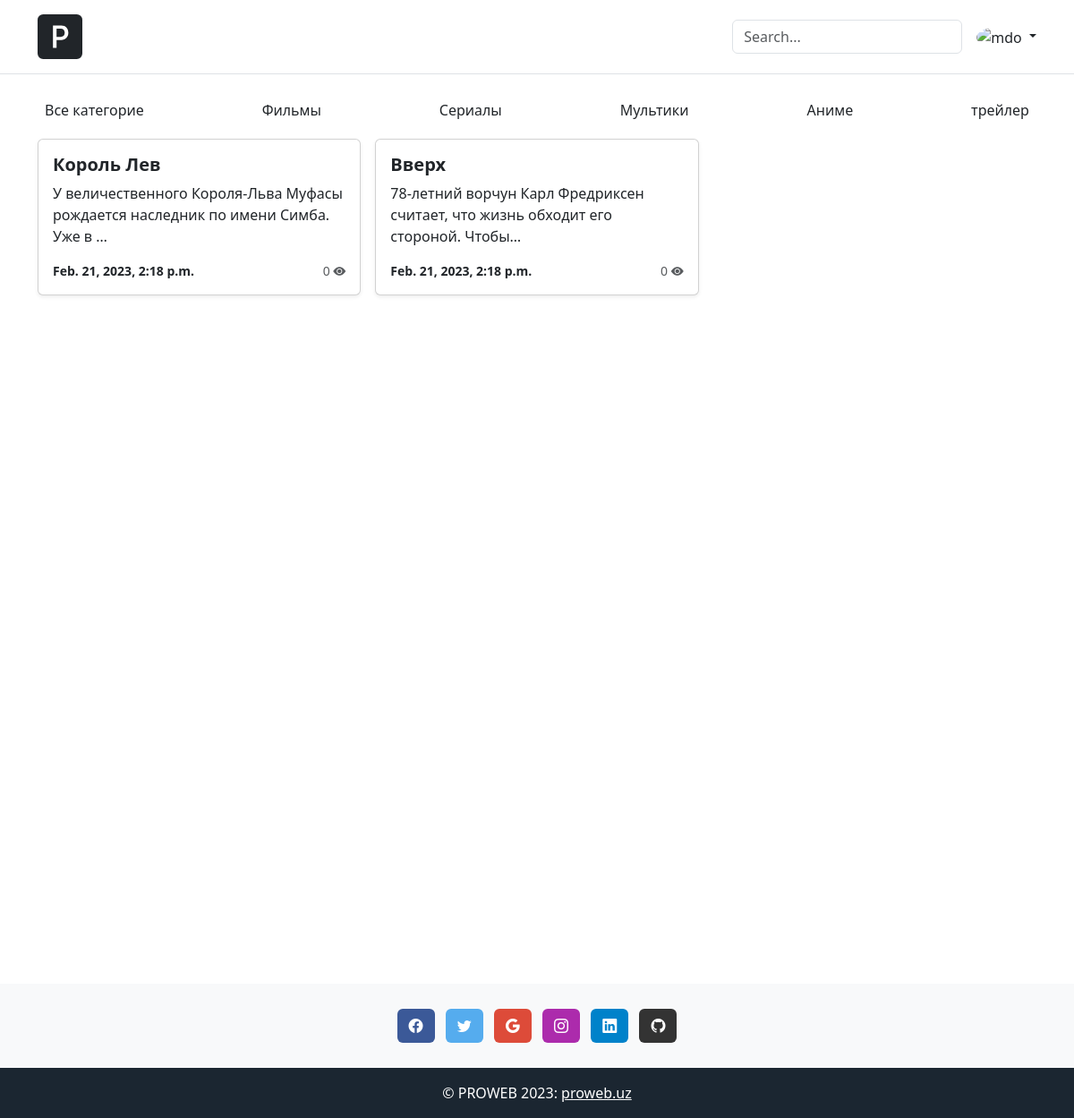
The page /category/3 on the database its author committed.
### blog/models.py (models this page shows, shortened)
class Category(models.Model):
    title = models.CharField(max_length=255, verbose_name='Название категорию')
    def __str__(self):
        return self.title
    def get_absolute_url(self):
        return reverse('category', kwargs={'pk': self.pk})
    class Meta:
        verbose_name = 'Категория'
        verbose_name_plural = 'Категории'

class Article(models.Model):
    title = models.CharField(max_length=255, verbose_name='Название')
    content = models.TextField(verbose_name='Описание')
    photo = models.ImageField(upload_to='photos/', blank=True, null=True, verbose_name='Изображение')
    created_at = models.DateTimeField(auto_now_add=True, verbose_name='Дата создания')
    update_at = models.DateTimeField(auto_now=True, verbose_name='Дата изминения')
    views = models.IntegerField(default=0, verbose_name='Просмотры')
    category = models.ForeignKey(Category, on_delete=models.CASCADE, verbose_name='Категория')
    def get_absolute_url(self):
        return reverse('article', kwargs={'pk': self.pk})
    class Meta:
        verbose_name = 'Названия'
        verbose_name_plural = 'Названии'

### blog/views.py (the view)
# urls.py: path('category/<int:pk>', ArticleListByCategory.as_view(), name='category'),
class ArticleListByCategory(ArticleListView):
    def get_queryset(self):
        articles = Article.objects.filter(category_id=self.kwargs['pk'])
        return articles
    def get_context_data(self, *, object_list=None, **kwargs):
        context = super().get_context_data()
        category = Category.objects.get(pk=self.kwargs['pk'])
        context['title'] = f'{category.title}'
        return context

### blog/templatetags/blog_tags.py (called while the page is built)
@register.simple_tag()
def get_categories():
    return Category.objects.all()

### blog/templates/blog/index.html (shortened to what this page needs)
{% extends 'base.html' %}
{% block main %}
{% include 'blog/components/_categories.html' %}
<div class="d-flex justify-content-between">
    <div class="row row-cols-1 row-cols-sm-2 row-cols-md-3 g-3">
        {% for article in articles %}
        <div class="col">
            {% include 'blog/components/_card.html' %}
        </div>
        {% endfor %}
    </div>
</div>
{% endblock main %}

### blog/templates/blog/components/_categories.html
{% load blog_tags %}
<div class="nav-scroller py-1 mb-2">
    <nav class="nav d-flex justify-content-between">
        <a class="p-2 link-dark navbar-brand btn-outline" href="{% url 'index' %}">Все категорие</a>
        {% get_categories as categories %}
        {% for category in categories %}
        <a class="p-2 link-dark navbar-brand btn-outline" href="{{ category.get_absolute_url }}">{{ category }}</a>
        {% endfor %}
    </nav>
</div>

### blog/templates/blog/components/_card.html (shortened to what this page needs)
<a href="{{ article.get_absolute_url }}" style="text-decoration:none;">
    <div class="card shadow-sm text-dark">
        <div class="card-body">
            <h5 class="card-title fw-bold fs-5">{{ article.title }}</h5>
            <p class="card-text">{{ article.content|truncatechars:80 }}</p>
            <div class="d-flex justify-content-between align-items-center">
                <span class="small fw-bold">{{ article.created_at }}</span>
                <small class="text-muted">{{ article.views }} <i class="bi bi-eye-fill"></i></small>
            </div>
        </div>
    </div>
</a>

### rows shown on the page
Category: title "Фильмы"
Category: title "Сериалы"
Category: title "Мультики"
Category: title "Аниме"
Category: title "трейлер"
Article: title "Король Лев", content "У величественного Короля-Льва Муфасы рождается наследник по имени Симба. Уже в …", created_at "Feb. 21, 2023, 2:18 p.m.", views "0"
Article: title "Вверх", content "78-летний ворчун Карл Фредриксен считает, что жизнь обходит его стороной. Чтобы…", created_at "Feb. 21, 2023, 2:18 p.m.", views "0"
